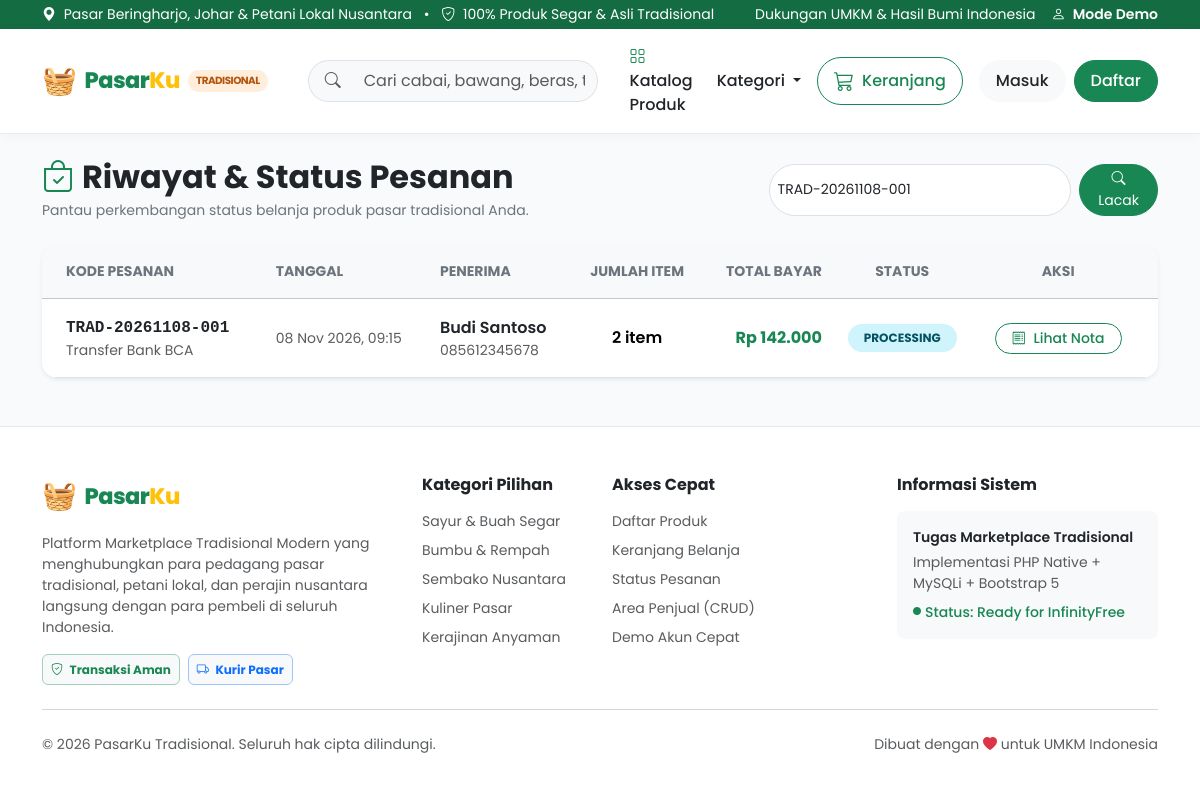
The page /my_orders.php?track_code=TRAD-20261108-001 on the database its author committed.
### tables this page shows
CREATE TABLE `orders` (
  `id` INT AUTO_INCREMENT PRIMARY KEY,
  `order_code` VARCHAR(50) NOT NULL UNIQUE,
  `buyer_id` INT NOT NULL,
  `recipient_name` VARCHAR(100) NOT NULL,
  `recipient_phone` VARCHAR(25) NOT NULL,
  `shipping_address` TEXT NOT NULL,
  `payment_method` VARCHAR(50) NOT NULL DEFAULT 'Transfer Bank / COD',
  `total_amount` DECIMAL(12,2) NOT NULL,
  `status` ENUM('pending', 'processing', 'completed', 'cancelled') NOT NULL DEFAULT 'pending',
  `notes` TEXT,
  `created_at` TIMESTAMP DEFAULT CURRENT_TIMESTAMP,
  CONSTRAINT `fk_orders_buyer` FOREIGN KEY (`buyer_id`) REFERENCES `users` (`id`) ON DELETE CASCADE
);

### includes/functions.php (called while the page is built, shortened)
<?php
function format_rupiah($angka) {
    return 'Rp ' . number_format((float)$angka, 0, ',', '.');
}
function sanitize($data) {
    return htmlspecialchars(trim($data ?? ''), ENT_QUOTES, 'UTF-8');
}
function base_url($path = '') {
    $protocol = (!empty($_SERVER['HTTPS']) && $_SERVER['HTTPS'] !== 'off') || (isset($_SERVER['SERVER_PORT']) && $_SERVER['SERVER_PORT'] == 443) ? 'https://' : 'http://';
    $host = $_SERVER['HTTP_HOST'] ?? 'localhost';
    $script_dir = dirname($_SERVER['SCRIPT_NAME'] ?? '/');
    $script_dir = str_replace('\\', '/', $script_dir);
    $script_dir = str_replace(['/admin', '/auth'], '', $script_dir);
    $script_dir = ($script_dir === '/' || $script_dir === '.') ? '' : $script_dir;
    $base = rtrim($protocol . $host . $script_dir, '/');
    $path = ltrim($path, '/');
    return $path ? $base . '/' . $path : $base;
}
function is_logged_in() {
    return isset($_SESSION['user_id']) && !empty($_SESSION['user_id']);
}

### my_orders.php (the view, shortened to what this page needs)
<?php
require_once __DIR__ . '/config/database.php';
require_once __DIR__ . '/includes/functions.php';
$user = current_user();
$orders = [];
if (is_logged_in()) {
    $stmt = mysqli_prepare($conn, "SELECT o.*,
                                   (SELECT COUNT(*) FROM order_details WHERE order_id = o.id) AS total_items
                                   FROM orders o
                                   WHERE o.buyer_id = ?
                                   ORDER BY o.created_at DESC");
    mysqli_stmt_bind_param($stmt, "i", $user['id']);
    mysqli_stmt_execute($stmt);
    $res = mysqli_stmt_get_result($stmt);
    while ($row = mysqli_fetch_assoc($res)) {
        $orders[] = $row;
    }
} else {
    $search_code = sanitize($_GET['track_code'] ?? '');
    if (!empty($search_code)) {
        $stmt = mysqli_prepare($conn, "SELECT o.*,
                                       (SELECT COUNT(*) FROM order_details WHERE order_id = o.id) AS total_items
                                       FROM orders o
                                       WHERE o.order_code = ?
                                       ORDER BY o.created_at DESC");
        mysqli_stmt_bind_param($stmt, "s", $search_code);
        mysqli_stmt_execute($stmt);
        $res = mysqli_stmt_get_result($stmt);
        while ($row = mysqli_fetch_assoc($res)) {
            $orders[] = $row;
        }
    }
}
require_once __DIR__ . '/includes/header.php';
?>
<div class="d-flex flex-column flex-md-row justify-content-between align-items-md-center gap-3 mb-4">
    <div>
        <h2 class="fw-bold text-dark mb-1">
            <i class="bi bi-bag-check text-success me-2"></i>Riwayat & Status Pesanan
        </h2>
        <p class="text-secondary small mb-0">Pantau perkembangan status belanja produk pasar tradisional Anda.</p>
    </div>
    <?php if (!is_logged_in()): ?>
        <form method="GET" action="<?php echo base_url('my_orders.php'); ?>" class="d-flex gap-2">
            <input type="text" name="track_code" class="form-control form-control-sm rounded-pill"
                   placeholder="Masukkan Kode Pesanan (TRAD-...)"
                   value="<?php echo htmlspecialchars($_GET['track_code'] ?? ''); ?>" required>
            <button type="submit" class="btn btn-sm btn-success rounded-pill px-3">
                <i class="bi bi-search"></i> Lacak
            </button>
        </form>
    <?php endif; ?>
</div>
<?php if (empty($orders)): ?>
    <div class="card border-0 shadow-sm rounded-4 text-center p-5 my-4">
        <div class="display-3 text-muted mb-3">📦</div>
        <h4 class="fw-bold text-dark">Belum Ada Riwayat Pesanan</h4>
        <p class="text-secondary mx-auto mb-4" style="max-width: 480px;">
            Anda belum pernah membuat transaksi pesanan atau kode pesanan yang dicari tidak ditemukan.
        </p>
        <div>
            <a href="<?php echo base_url('index.php'); ?>" class="btn btn-success rounded-pill px-4 py-2 fw-semibold">
                <i class="bi bi-cart3 me-1"></i> Mulai Belanja Sekarang
            </a>
        </div>
    </div>
<?php else: ?>
    <div class="card border-0 shadow-sm rounded-4 overflow-hidden mb-4">
        <div class="table-responsive">
            <table class="table align-middle mb-0">
                <thead class="table-light">
                    <tr>
                        <th class="ps-4 py-3 text-secondary text-uppercase small fw-bold">Kode Pesanan</th>
                        <th class="py-3 text-secondary text-uppercase small fw-bold">Tanggal</th>
                        <th class="py-3 text-secondary text-uppercase small fw-bold">Penerima</th>
                        <th class="py-3 text-secondary text-uppercase small fw-bold text-center">Jumlah Item</th>
                        <th class="py-3 text-secondary text-uppercase small fw-bold text-end">Total Bayar</th>
                        <th class="py-3 text-secondary text-uppercase small fw-bold text-center">Status</th>
                        <th class="pe-4 py-3 text-secondary text-uppercase small fw-bold text-center">Aksi</th>
                    </tr>
                </thead>
                <tbody>
                    <?php foreach ($orders as $ord): ?>
                        <tr>
                            <td class="ps-4 py-3">
                                <span class="fw-bold font-monospace text-dark"><?php echo htmlspecialchars($ord['order_code']); ?></span>
                                <div class="small text-muted"><?php echo htmlspecialchars($ord['payment_method']); ?></div>
                            </td>
                            <td class="py-3 small text-muted">
                                <?php echo date('d M Y, H:i', strtotime($ord['created_at'])); ?>
                            </td>
                            <td class="py-3">
                                <div class="fw-semibold text-dark"><?php echo htmlspecialchars($ord['recipient_name']); ?></div>
                                <div class="small text-muted"><?php echo htmlspecialchars($ord['recipient_phone']); ?></div>
                            </td>
                            <td class="py-3 text-center fw-semibold">
                                <?php echo $ord['total_items']; ?> item
                            </td>
                            <td class="py-3 text-end fw-bold text-success">
                                <?php echo format_rupiah($ord['total_amount']); ?>
                            </td>
                            <td class="py-3 text-center">
                                <span class="badge badge-status-<?php echo $ord['status']; ?> px-3 py-2 rounded-pill text-uppercase small fw-bold">
                                    <?php echo ucfirst($ord['status']); ?>
                                </span>
                            </td>
                            <td class="pe-4 py-3 text-center">
                                <a href="<?php echo base_url('order_success.php?code=' . urlencode($ord['order_code'])); ?>"
                                   class="btn btn-outline-success btn-sm rounded-pill px-3 fw-medium">
                                    <i class="bi bi-receipt me-1"></i> Lihat Nota
                                </a>
                            </td>
                        </tr>
                    <?php endforeach; ?>
                </tbody>
            </table>
        </div>
    </div>
<?php endif; ?>
<?php require_once __DIR__ . '/includes/footer.php'; ?>

### assets/css/style.css (style rules this page uses)
:root { --pk-primary: #198754; --pk-primary-dark: #146c43; --pk-primary-light: #e8f5e9; --pk-secondary: #c27d38; --pk-dark: #212529; --pk-bg: #f8fafc; --pk-card-radius: 14px; }
body { font-family: 'Poppins', 'Segoe UI', system-ui, -apple-system, sans-serif; background-color: var(--pk-bg); color: #333d47; display: flex; flex-direction: column; min-height: 100vh; }
.badge-status-processing { background-color: #cff4fc; color: #055160; }

### rows shown on the page
orders: order_code "TRAD-20261108-001", payment_method "Transfer Bank BCA", created_at "08 Nov 2026, 09:15", recipient_name "Budi Santoso", recipient_phone "085612345678", total_items "2", total_amount "Rp 142.000", status "PROCESSING"
